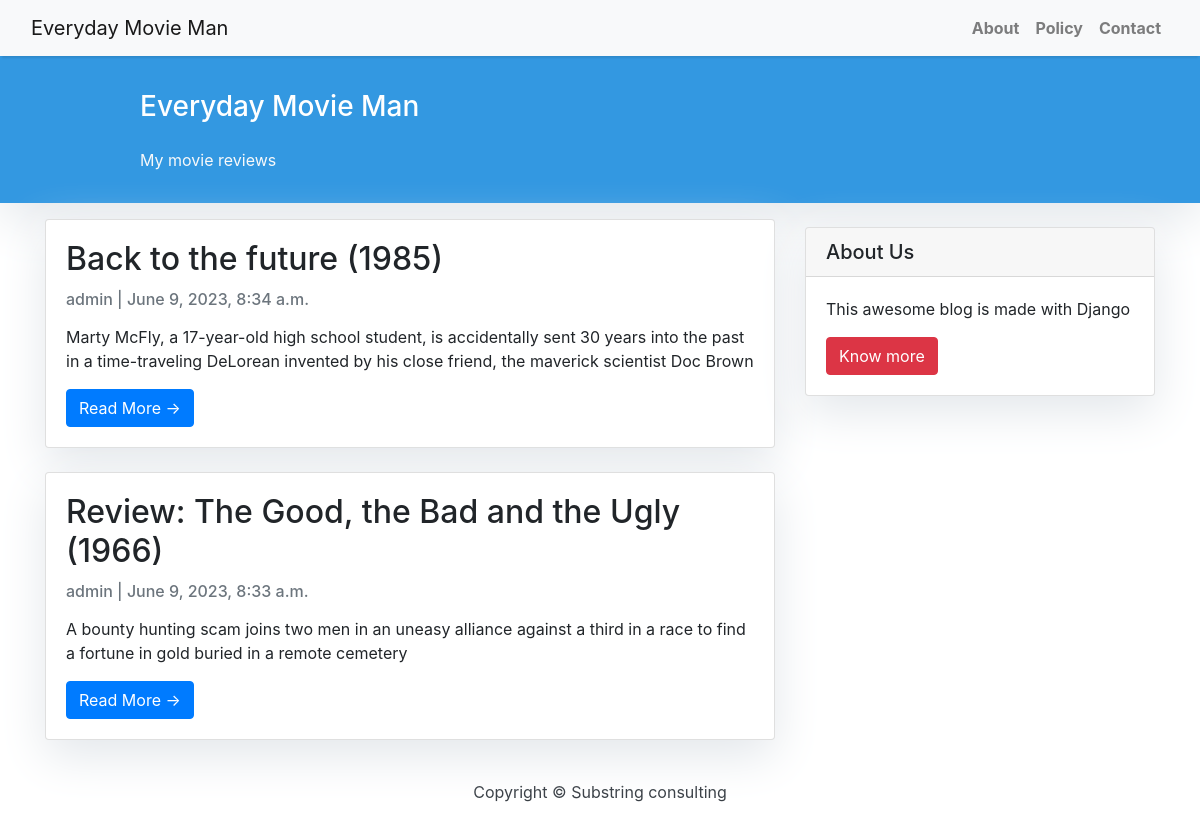
The page / on the database its author committed.
### blog/models.py (models this page shows, shortened)
class Post(models.Model):
    title = models.CharField(max_length=200, unique=True)
    slug = models.SlugField(max_length=200, unique=True)
    author = models.ForeignKey(
        User, on_delete=models.CASCADE, related_name="blog_posts"
    )
    updated_on = models.DateTimeField(auto_now=True)
    content = models.TextField()
    created_on = models.DateTimeField(auto_now_add=True)
    status = models.IntegerField(choices=STATUS, default=0)
    class Meta:
        ordering = ["-created_on"]

### blog/views.py (the view)
# urls.py: path("", views.PostList.as_view(), name="home"),
class PostList(generic.ListView):
    queryset = Post.objects.filter(status=1).order_by("-created_on")
    template_name = "index.html"
    paginate_by = 3

### templates/index.html (shortened to what this page needs)
{% extends "base.html" %}
{% block content %}
    <header class="masthead">
        <div class="container">
            <div class="row">
                <div class=" col-md-8 col-md-10 mx-auto">
                    <div class="site-heading">
                        <h3 class=" site-heading my-4 mt-3 text-white"> Everyday Movie Man </h3>
                        <p class="text-light"> My movie reviews &nbsp
                        </p>
                    </div>
                </div>
            </div>
        </div>
    </header>
    <div class="container">
        <div class="row">
            <div class="col-md-8 mt-3 left">
                {% for post in post_list %}
                    <div class="card mb-4">
                        <div class="card-body">
                            <h2 class="card-title">{{ post.title }}</h2>
                            <p class="card-text text-muted h6">{{ post.author }} | {{ post.created_on}}  </p>
                            <p class="card-text">{{post.content|safe|slice:":200" }}</p>
                            <a href="{% url 'post_detail' post.slug  %}" class="btn btn-primary">Read More &rarr;</a>
                        </div>
                    </div>
                {% endfor %}
            </div>
            {% block sidebar %}
                {% include 'sidebar.html' %}
            {% endblock sidebar %}
        </div>
    </div>
{%endblock%}

### templates/base.html (shortened to what this page needs)
{% load static %}
<!DOCTYPE html>
<html>
    <head>
        <link rel="stylesheet" href="{% static 'css/base.css' %}">
        <link rel="stylesheet" href="https://maxcdn.bootstrapcdn.com/bootstrap/4.0.0/css/bootstrap.min.css"
 />
    </head>
    <body>
        <nav class="navbar navbar-expand-lg navbar-light bg-light shadow" id="mainNav">
            <div class="container-fluid">
                <a class="navbar-brand" href="{% url 'home' %}">Everyday Movie Man</a>
                <div class="collapse navbar-collapse" id="navbarResponsive">
                    <ul class="navbar-nav ml-auto">
                        <li class="nav-item text-black">
                            <a class="nav-link text-black font-weight-bold" href="#">About</a>
                        </li>
                        <li class="nav-item text-black">
                            <a class="nav-link text-black font-weight-bold" href="#">Policy</a>
                        </li>
                        <li class="nav-item text-black">
                            <a class="nav-link text-black font-weight-bold" href="#">Contact</a>
                        </li>
                    </ul>
                </div>
            </div>
    </nav>
    {% block content %}{% endblock content %}
    <footer class="py-3 bg-grey">
        <p class="m-0 text-dark text-center ">Copyright &copy; Substring consulting</p>
    </footer>
</body>
</html>

### templates/sidebar.html
{% block sidebar %}
    <div class="col-md-4 float-right ">
        <div class="card my-4">
            <h5 class="card-header">About Us</h5>
            <div class="card-body">
                <p class="card-text"> This awesome blog is made with Django </p>
                <a href="#" class="btn btn-danger">Know more</a>
            </div>
        </div>
    </div>
{% endblock sidebar %}

### static/css/base.css (style rules this page uses)
body { font-family: "Roboto", sans-serif; font-size: 17px; background-color: #fdfdfd; }
.shadow { box-shadow: 0 4px 2px -2px rgba(0, 0, 0, 0.1); }
.btn-danger { color: #fff; background-color: #f00000; border-color: #dc281e; }
.masthead { background: #3398E1; height: auto; padding-bottom: 15px; box-shadow: 0 16px 48px #E3E7EB; padding-top: 10px; }
.card { box-shadow: 0 16px 48px #E3E7EB; }

### rows shown on the page
Post: title "Back to the future (1985)", author "admin", created_on "June 9, 2023, 8:34 a.m.", content "Marty McFly, a 17-year-old high school student, is accidentally sent 30 years into the past in a time-traveling DeLorean invented by his close friend, the maverick scientist Doc Brown"
Post: title "Review: The Good, the Bad and the Ugly (1966)", author "admin", created_on "June 9, 2023, 8:33 a.m.", content "A bounty hunting scam joins two men in an uneasy alliance against a third in a race to find a fortune in gold buried in a remote cemetery"
